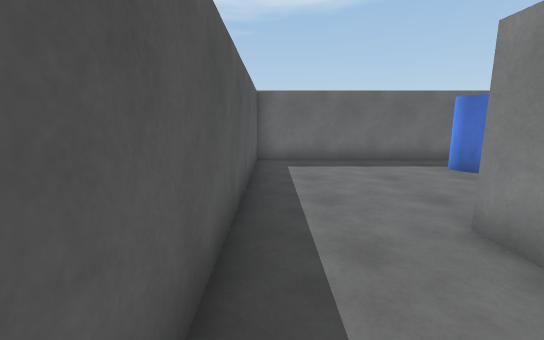
View 1 (above)

17 first-person views from a walk through a scene from a Unity 3-D project. The camera is 1.4 m above the floor, tilts 10° down and sees 90° across. The floor is counted in squares, 1 m on a side. Each view is taken from the middle of a square. On the plan, view 1 faces up. The plan holds only what a view shows up to about 13 squares ahead; the rest is blank. The place goes on beyond the plan. The player character is not drawn. Door leaves are left out, so doorways stand open. Surface patterns are stand-ins for the level's own textures.

View 2
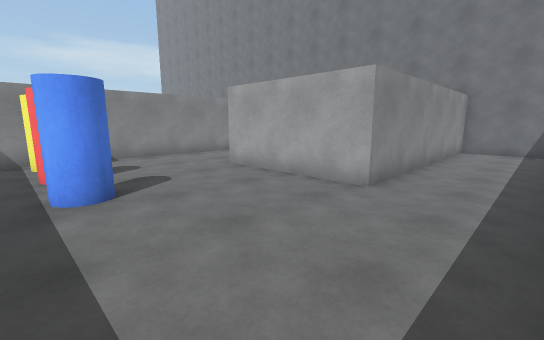

View 3
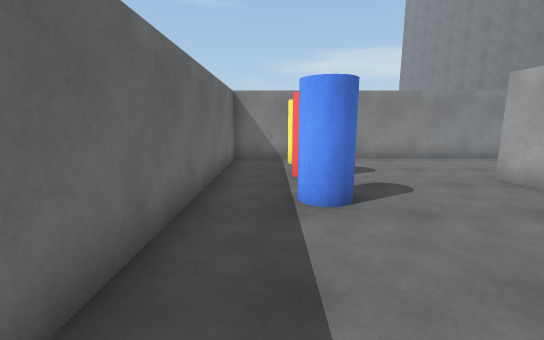

View 4
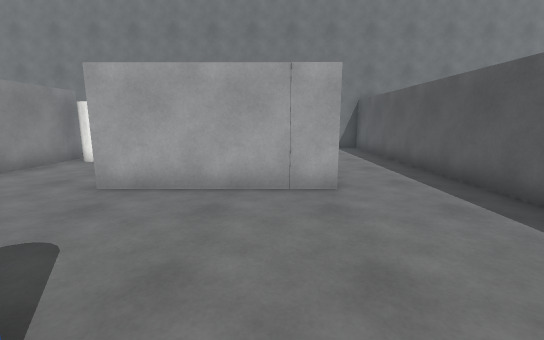

View 5
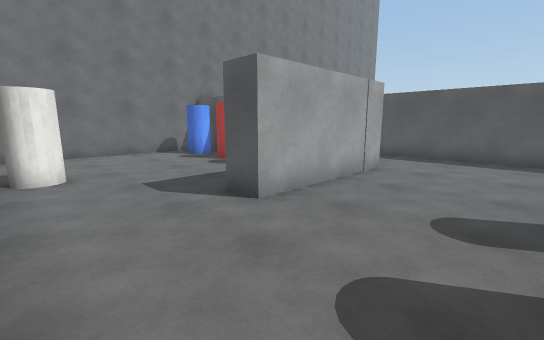

View 6
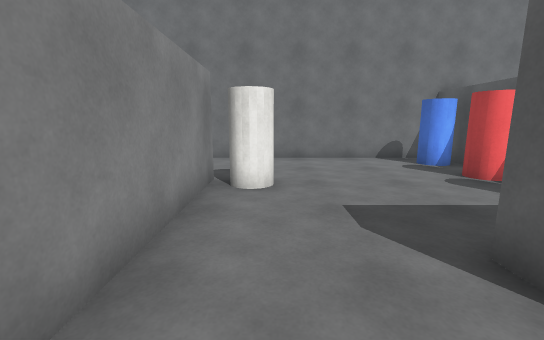

View 7
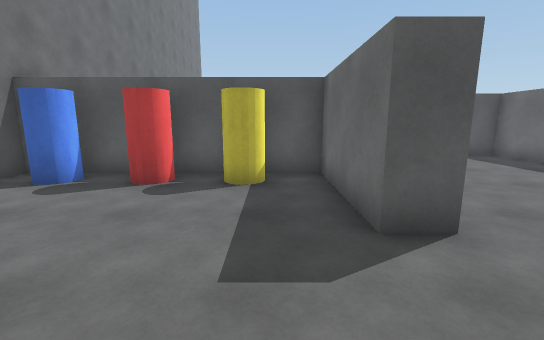

View 8
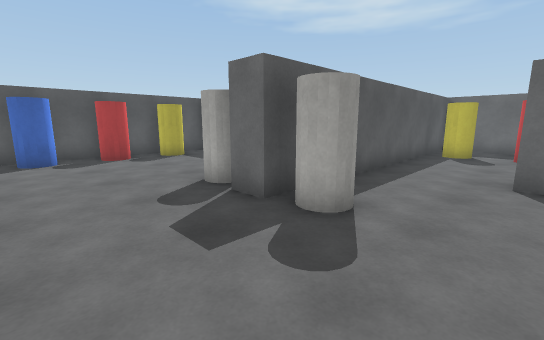

View 9
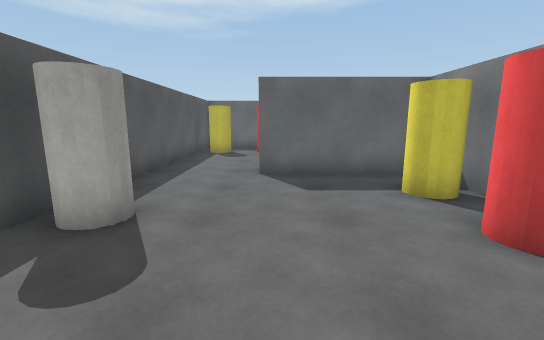

View 10
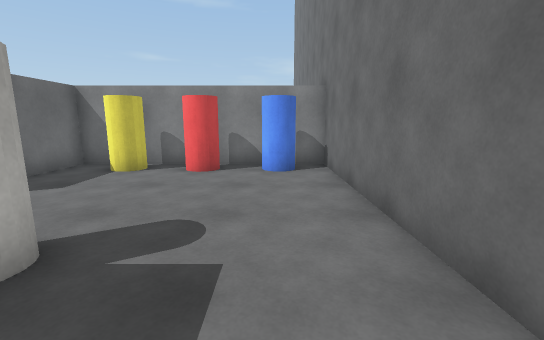

View 11
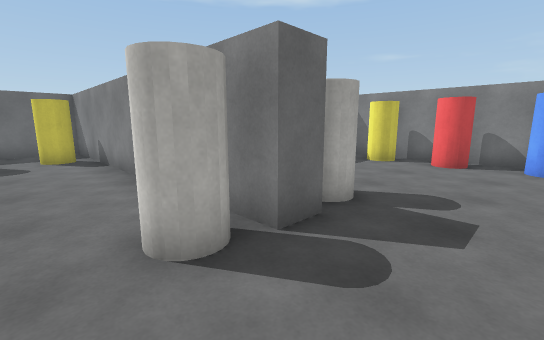

View 12
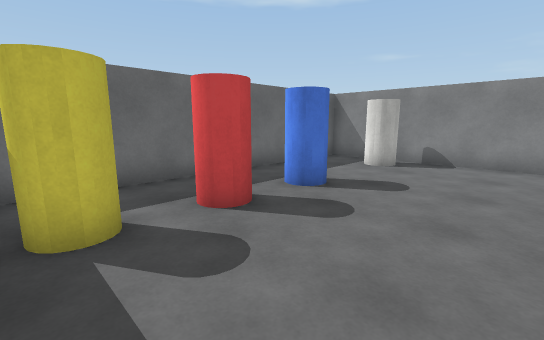

View 13
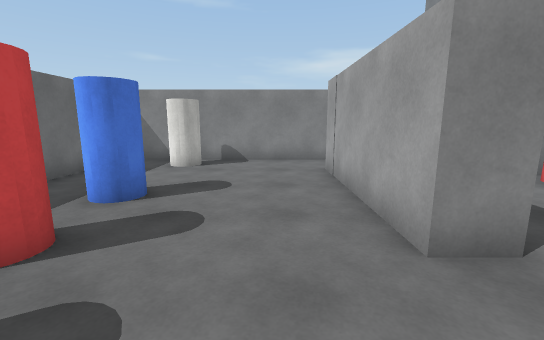

View 14
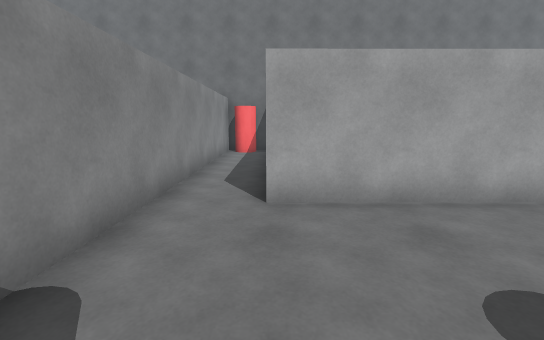

View 15
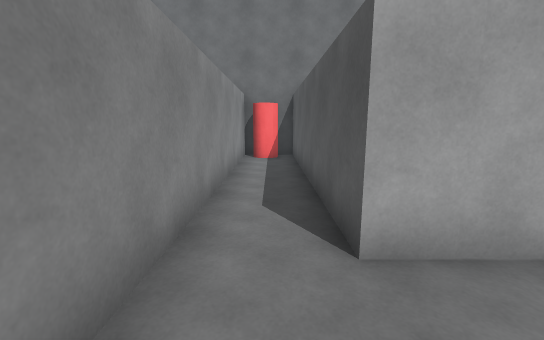

View 16
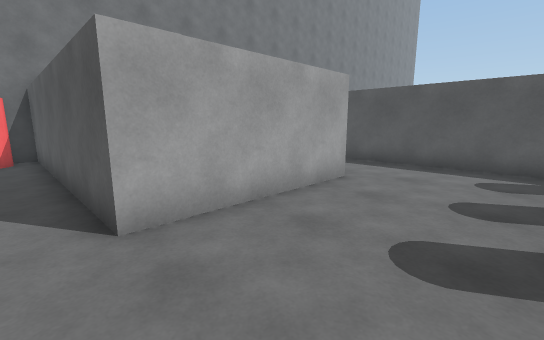

View 17
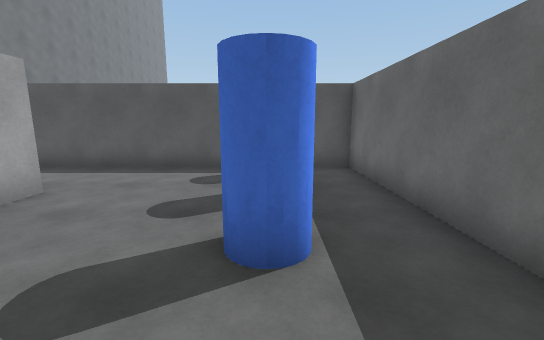

### Floor plan
Points are (right, up) in squares from view 1. A wall is a line through its corners. A room is listed if a view was taken in it or the views show most of it. See-through windows are left out.
Room 1 (view 1)
walls: (-0.1, -5.8) (2.6, -5.8) (2.6, 3.4); (-0.6, 2.5) (-0.6, -4.2)
ways out: open door at (0.7, 2.6) to room 2
Room 2 (views 2, 3, 4, 5, 6)
walls: (2.6, 3.4) (7.7, 3.4); (11.4, 2.5) (11.4, 10.5) (-0.6, 10.5) (-0.6, 2.5)
ways out: open door at (0.7, 2.6) to room 1; open door at (9.5, 2.5) to room 3
objects: other object (5, 8) to (6, 8); other object (8, 8) to (9, 8); other object (10, 8) to (11, 8)
Room 3 (views 7, 10, 11)
walls: (11.4, -1.7) (11.4, 2.5); (7.7, 2.4) (3.6, 2.4); (3.6, -0.4) (3.6, -5.8) (12.1, -5.8)
ways out: open door at (9.5, 2.5) to room 2; open door at (12, -4) to room 4
objects: other object (4, -5) to (5, -4); other object (4, -2) to (5, -2); other object (4, 0) to (5, 1); other object (10, -1) to (11, -1)
Room 4 (views 8, 9)
walls: (12.1, -5.8) (20.1, -5.8) (20.1, 2.4) (15.7, 2.4); (12.5, 2.5) (12.5, -1.7)
ways out: open door at (12, -4) to room 3; open door at (14.3, 2.6) to room 5
objects: other object (13, -1) to (14, -1); other object (19, -5) to (19, -4); other object (19, -2); other object (19, 0) to (19, 1)
Room 5 (views 12, 13, 14, 15, 16, 17)
walls: (15.7, 3.4) (21.1, 3.4) (21.1, -0.6); (20.9, 10.5) (12.5, 10.5) (12.5, 2.5); (23.2, -0.5) (23.2, 10.5)
ways out: open door at (14.3, 2.6) to room 4; open door at (22, -0.5) to room 6
objects: other object (13, 8) to (14, 8); other object (15, 8) to (16, 8); other object (18, 8); other object (22, 8)
Room 6 (no view inside)
walls: (21.1, -0.6) (21.1, -5.8) (23.2, -5.8) (23.2, -0.5)
ways out: open door at (22, -0.5) to room 5
objects: other object (22, -5)

Positions as (right, up) in squares from view 1, and headings:
1: (0, 0), facing up
2: (0, 9), facing down-right
3: (1, 9), facing right
4: (4, 9), facing down
5: (11, 7), facing down-left
6: (10, 5), facing down
7: (11, 1), facing left
8: (16, -5), facing up-left
9: (16, -5), facing up
10: (11, -4), facing right
11: (9, -4), facing up-right
12: (13, 4), facing up-right
13: (13, 5), facing right
14: (21, 8), facing down
15: (22, 6), facing down
16: (22, 7), facing down-left
17: (21, 8), facing left
